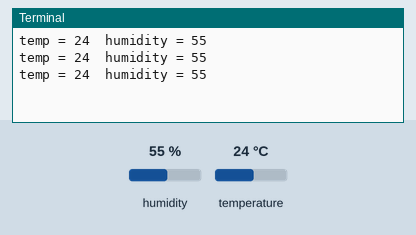
Simulated run of this program. Board: Raspberry Pi (BCM pin numbers) with a GrovePi. Parts: the last lines printed to the terminal. The test bench sets the inputs (shaded band); at power-on: humidity 55 %, temperature 24 °C.

Above: at 1.2 s.
1.3 s: humidity set to 22 %
At 1.71 s:
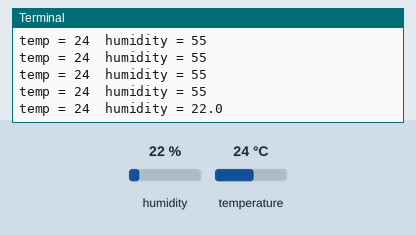
2.8 s: temperature set to 12 °C
At 2.91 s:
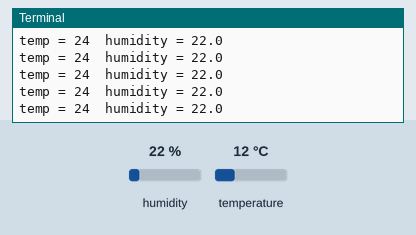
4.3 s: humidity set to 40 %
At 4.41 s:
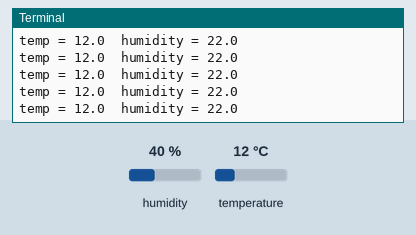
Timing chart, 0 to 7.3 s (numbered marks = the images above; inputs shaded):
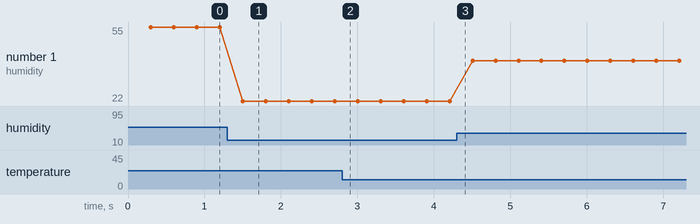

Measured:
- after the input at 1.3 s, the terminal: prints a new line after 0.20 s (image 1)
- plotted number 1: 55 → 22 after the input at 1.3 s, 22 → 40 after the input at 4.3 s

The program:

DHT_pro.py
```python
import grovepi

# Connect the Grove Temperature & Humidity Sensor Pro to digital port D4
# SIG,NC,VCC,GND
sensor = 4

while True:
    try:
        [temp,humidity] = grovepi.dht(sensor,1)
        print "temp =", temp, " humidity =", humidity

    except IOError:
        print "Error"
```
